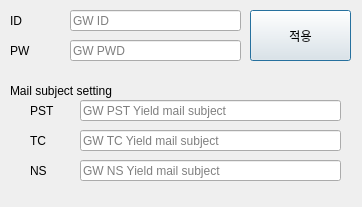
<?xml version="1.0" encoding="UTF-8"?>
<ui version="4.0">
 <class>Dialog</class>
 <widget class="QDialog" name="Dialog">
  <property name="geometry">
   <rect>
    <x>0</x>
    <y>0</y>
    <width>362</width>
    <height>207</height>
   </rect>
  </property>
  <property name="windowTitle">
   <string>Dialog</string>
  </property>
  <widget class="QLineEdit" name="id_text">
   <property name="geometry">
    <rect>
     <x>70</x>
     <y>10</y>
     <width>171</width>
     <height>21</height>
    </rect>
   </property>
   <property name="placeholderText">
    <string>GW ID</string>
   </property>
  </widget>
  <widget class="QLineEdit" name="pwd_text">
   <property name="geometry">
    <rect>
     <x>70</x>
     <y>40</y>
     <width>171</width>
     <height>21</height>
    </rect>
   </property>
   <property name="echoMode">
    <enum>QLineEdit::Password</enum>
   </property>
   <property name="placeholderText">
    <string>GW PWD</string>
   </property>
  </widget>
  <widget class="QLabel" name="label">
   <property name="geometry">
    <rect>
     <x>10</x>
     <y>10</y>
     <width>56</width>
     <height>21</height>
    </rect>
   </property>
   <property name="text">
    <string>ID</string>
   </property>
  </widget>
  <widget class="QLabel" name="label_2">
   <property name="geometry">
    <rect>
     <x>10</x>
     <y>40</y>
     <width>56</width>
     <height>21</height>
    </rect>
   </property>
   <property name="text">
    <string>PW</string>
   </property>
  </widget>
  <widget class="QPushButton" name="pushButton">
   <property name="geometry">
    <rect>
     <x>250</x>
     <y>10</y>
     <width>101</width>
     <height>51</height>
    </rect>
   </property>
   <property name="text">
    <string>적용</string>
   </property>
  </widget>
  <widget class="QLabel" name="label_3">
   <property name="geometry">
    <rect>
     <x>10</x>
     <y>80</y>
     <width>111</width>
     <height>21</height>
    </rect>
   </property>
   <property name="text">
    <string>Mail subject setting</string>
   </property>
  </widget>
  <widget class="QLabel" name="label_4">
   <property name="geometry">
    <rect>
     <x>30</x>
     <y>100</y>
     <width>31</width>
     <height>21</height>
    </rect>
   </property>
   <property name="text">
    <string>PST</string>
   </property>
  </widget>
  <widget class="QLabel" name="label_5">
   <property name="geometry">
    <rect>
     <x>30</x>
     <y>130</y>
     <width>21</width>
     <height>21</height>
    </rect>
   </property>
   <property name="text">
    <string>TC</string>
   </property>
  </widget>
  <widget class="QLabel" name="label_6">
   <property name="geometry">
    <rect>
     <x>30</x>
     <y>160</y>
     <width>21</width>
     <height>21</height>
    </rect>
   </property>
   <property name="text">
    <string>NS</string>
   </property>
  </widget>
  <widget class="QLineEdit" name="pst_mail_subject">
   <property name="geometry">
    <rect>
     <x>80</x>
     <y>100</y>
     <width>261</width>
     <height>21</height>
    </rect>
   </property>
   <property name="inputMethodHints">
    <set>Qt::ImhNone</set>
   </property>
   <property name="echoMode">
    <enum>QLineEdit::Normal</enum>
   </property>
   <property name="placeholderText">
    <string>GW PST Yield mail subject</string>
   </property>
  </widget>
  <widget class="QLineEdit" name="tc_mail_subject">
   <property name="geometry">
    <rect>
     <x>80</x>
     <y>130</y>
     <width>261</width>
     <height>21</height>
    </rect>
   </property>
   <property name="inputMethodHints">
    <set>Qt::ImhNone</set>
   </property>
   <property name="echoMode">
    <enum>QLineEdit::Normal</enum>
   </property>
   <property name="placeholderText">
    <string>GW TC Yield mail subject</string>
   </property>
  </widget>
  <widget class="QLineEdit" name="ns_mail_subject">
   <property name="geometry">
    <rect>
     <x>80</x>
     <y>160</y>
     <width>261</width>
     <height>21</height>
    </rect>
   </property>
   <property name="inputMethodHints">
    <set>Qt::ImhNone</set>
   </property>
   <property name="echoMode">
    <enum>QLineEdit::Normal</enum>
   </property>
   <property name="placeholderText">
    <string>GW NS Yield mail subject</string>
   </property>
  </widget>
 </widget>
 <resources/>
 <connections/>
</ui>
